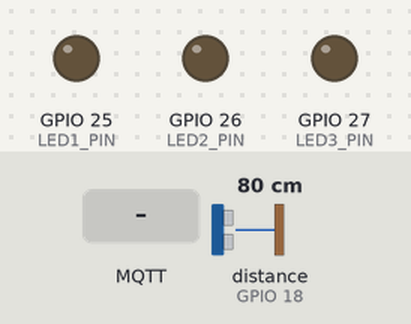
A program run on a simulated ESP32. Parts: output pins drawn as LEDs (lit = HIGH). The inputs (shaded band) are chosen by the test bench; at power-on: distance to the obstacle (sensor on GPIO 18) 80 cm. The echo pulse lasts 58.3 µs per cm; WiFi joins after 1.5 s; servers stay silent unless stated; random numbers use the default seed unless the program sets one; no MQTT or app messages arrive unless stated; what the program prints to the serial monitor is not drawn.

Above: at 2.7 s.
2.8 s: MQTT message "1" arrives on the first subscribed topic
At 3.3 s:
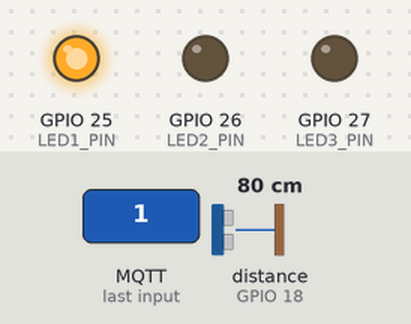
4.3 s: MQTT message "2" arrives on the first subscribed topic
At 5.5 s:
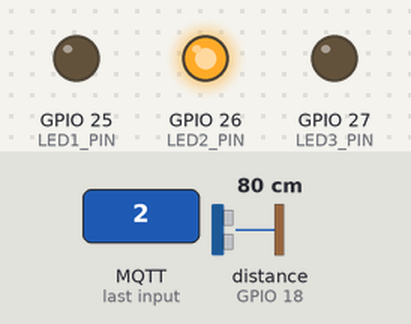
5.8 s: MQTT message "3" arrives on the first subscribed topic
At 6.8 s:
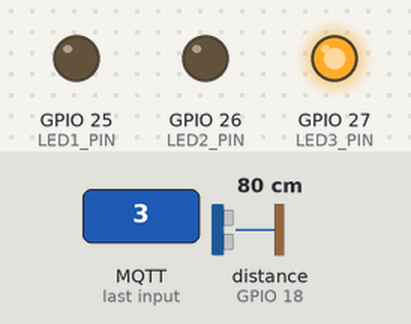
Timing chart, 0 to 8.8 s (numbered marks = the images above; inputs shaded):
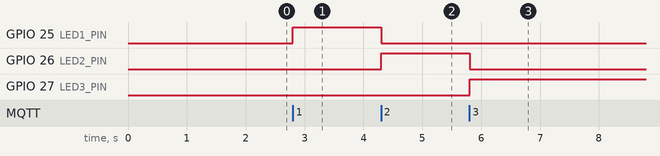

The program:

main.cpp
```cpp
/*
 * ESP32 MQTT Ultrasonic Sensor and LED Controller
 * Multi-file OOP structure.
 */

#include "UltrasonicSensor.h"
#include "LedController.h"
#include "MqttPublisher.h"
#include "MqttSubscriber.h"
#include "MqttManager.h"

// ---------------------------- Configuration ----------------------------
const char* WIFI_SSID = "HONORX7";
const char* WIFI_PASSWORD = "71767607";

const char* MQTT_BROKER = "broker.hivemq.com";
const int   MQTT_PORT = 1883;
const char* MQTT_USERNAME = "";
const char* MQTT_PASSWORD = "";

const char* TOPIC_DISTANCE = "home/garden/UCBBOL/IotEC3Mqttdistance";
const char* TOPIC_LED_CMD   = "home/garden/UCBBOL/IotEC3Mqttactuator";

#define TRIG_PIN   5
#define ECHO_PIN   18
#define MAX_DIST   400

#define LED1_PIN   25
#define LED2_PIN   26
#define LED3_PIN   27


UltrasonicSensor ultrasonic(TRIG_PIN, ECHO_PIN, MAX_DIST);
LedController leds(LED1_PIN, LED2_PIN, LED3_PIN);
MqttManager mqttManager(MQTT_BROKER, MQTT_PORT, MQTT_USERNAME, MQTT_PASSWORD);

MqttPublisher* publisher = nullptr;
MqttSubscriber* subscriber = nullptr;

unsigned long lastPublishTime = 0;
const unsigned long PUBLISH_INTERVAL = 2000;


void setup() {
    Serial.begin(115200);

    mqttManager.connectWiFi(WIFI_SSID, WIFI_PASSWORD);
    if (mqttManager.connectMqtt()) {
        publisher = new MqttPublisher(mqttManager.getClient());
        subscriber = new MqttSubscriber(mqttManager.getClient(), leds);
        subscriber->begin(TOPIC_LED_CMD);
    }

    Serial.println("System initialized. Publishing distance to " + String(TOPIC_DISTANCE));
}

void loop() {
    mqttManager.loop();

    unsigned long now = millis();
    if (now - lastPublishTime >= PUBLISH_INTERVAL) {
        lastPublishTime = now;

        unsigned int distance = ultrasonic.getDistanceCm();
        if (distance > 0) {
            Serial.print("Distance: ");
            Serial.print(distance);
            Serial.println(" cm");
            if (publisher) {
                publisher->publishInt(TOPIC_DISTANCE, distance);
            }
        } else {
            Serial.println("Ultrasonic sensor out of range or error.");
        }
    }
}
```

LedController.cpp
```cpp
#include "LedController.h"

LedController::LedController(uint8_t pin1, uint8_t pin2, uint8_t pin3) {
    ledPins[0] = pin1;
    ledPins[1] = pin2;
    ledPins[2] = pin3;

    for (int i = 0; i < 3; i++) {
        pinMode(ledPins[i], OUTPUT);
        digitalWrite(ledPins[i], LOW);
    }
}

void LedController::allOff() {
    for (int i = 0; i < 3; i++) {
        digitalWrite(ledPins[i], LOW);
    }
}

void LedController::handleCommand(const String& command) {
    allOff();

    if (command == "1") {
        digitalWrite(ledPins[0], HIGH);
        Serial.println("LED 1 ON");
    }
    else if (command == "2") {
        digitalWrite(ledPins[1], HIGH);
        Serial.println("LED 2 ON");
    }
    else if (command == "3") {
        digitalWrite(ledPins[2], HIGH);
        Serial.println("LED 3 ON");
    }
    else {
        Serial.println("All LEDs OFF");
    }
}
```

LedController.h
```cpp
#ifndef LED_CONTROLLER_H
#define LED_CONTROLLER_H

#include <Arduino.h>

class LedController {
private:
    uint8_t ledPins[3];

public:
    LedController(uint8_t pin1, uint8_t pin2, uint8_t pin3);
    void allOff();
    void handleCommand(const String& command);
};

#endif
```

MqttManager.cpp
```cpp
#include "MqttManager.h"

MqttManager::MqttManager(const char* mqttBroker, int mqttPort, const char* mqttUser, const char* mqttPass)
    : mqttClient(wifiClient), broker(mqttBroker), port(mqttPort),
      username(mqttUser), password(mqttPass) {
    clientId = "ESP32Client-" + String(random(0xffff), HEX);
}

void MqttManager::connectWiFi(const char* ssid, const char* pass) {
    Serial.print("Connecting to WiFi ");
    Serial.println(ssid);
    WiFi.begin(ssid, pass);
    while (WiFi.status() != WL_CONNECTED) {
        delay(500);
        Serial.print(".");
    }
    Serial.println("\nWiFi connected. IP address: " + WiFi.localIP().toString());
}

bool MqttManager::connectMqtt() {
    mqttClient.setServer(broker, port);
    Serial.print("Connecting to MQTT broker ");
    Serial.print(broker);
    Serial.print(":");
    Serial.print(port);
    Serial.print(" ... ");

    if (mqttClient.connect(clientId.c_str(), username, password)) {
        Serial.println("connected.");
        return true;
    } else {
        Serial.print("failed, rc=");
        Serial.println(mqttClient.state());
        return false;
    }
}

void MqttManager::loop() {
    if (!mqttClient.connected()) {
        reconnect();
    }
    mqttClient.loop();
}

void MqttManager::reconnect() {
    while (!mqttClient.connected()) {
        Serial.print("Attempting MQTT reconnection...");
        if (mqttClient.connect(clientId.c_str(), username, password)) {
            Serial.println("connected");
        } else {
            Serial.print("failed, rc=");
            Serial.print(mqttClient.state());
            Serial.println(". Retrying in 5 seconds.");
            delay(5000);
        }
    }
}

PubSubClient& MqttManager::getClient() {
    return mqttClient;
}
```

MqttManager.h
```cpp
#ifndef MQTT_MANAGER_H
#define MQTT_MANAGER_H

#include <WiFi.h>
#include <PubSubClient.h>

class MqttManager {
private:
    WiFiClient wifiClient;
    PubSubClient mqttClient;
    const char* broker;
    int port;
    const char* username;
    const char* password;
    String clientId;

    void reconnect();

public:
    MqttManager(const char* mqttBroker, int mqttPort, const char* mqttUser, const char* mqttPass);
    void connectWiFi(const char* ssid, const char* pass);
    bool connectMqtt();
    void loop();
    PubSubClient& getClient();
};

#endif
```

MqttPublisher.cpp
```cpp
#include "MqttPublisher.h"

MqttPublisher::MqttPublisher(PubSubClient& mqttClient) : client(mqttClient) {}

bool MqttPublisher::publish(const char* topic, const char* payload) {
    return client.publish(topic, payload);
}

bool MqttPublisher::publishInt(const char* topic, int value) {
    char buffer[16];
    snprintf(buffer, sizeof(buffer), "%d", value);
    return publish(topic, buffer);
}
```

MqttPublisher.h
```cpp
#ifndef MQTT_PUBLISHER_H
#define MQTT_PUBLISHER_H

#include <PubSubClient.h>

class MqttPublisher {
private:
    PubSubClient& client;

public:
    MqttPublisher(PubSubClient& mqttClient);
    bool publish(const char* topic, const char* payload);
    bool publishInt(const char* topic, int value);
};

#endif
```

MqttSubscriber.cpp
```cpp
#include "MqttSubscriber.h"

MqttSubscriber::MqttSubscriber(PubSubClient& mqttClient, LedController& ledController)
    : client(mqttClient), leds(ledController) {}

void MqttSubscriber::begin(const char* topic) {
    client.setCallback([this](char* topic, byte* payload, unsigned int length) {
        this->callback(topic, payload, length);
    });
    subscribe(topic);
}

bool MqttSubscriber::subscribe(const char* topic) {
    return client.subscribe(topic);
}

void MqttSubscriber::callback(char* topic, byte* payload, unsigned int length) {
    Serial.print("Message received on topic: ");
    Serial.println(topic);

    String message;
    for (unsigned int i = 0; i < length; i++) {
        message += (char)payload[i];
    }
    Serial.print("Payload: ");
    Serial.println(message);

    leds.handleCommand(message);
}
```

MqttSubscriber.h
```cpp
#ifndef MQTT_SUBSCRIBER_H
#define MQTT_SUBSCRIBER_H

#include <PubSubClient.h>
#include "LedController.h"

class MqttSubscriber {
private:
    PubSubClient& client;
    LedController& leds;

    void callback(char* topic, byte* payload, unsigned int length);

public:
    MqttSubscriber(PubSubClient& mqttClient, LedController& ledController);
    void begin(const char* topic);
    bool subscribe(const char* topic);
};

#endif
```

UltrasonicSensor.cpp
```cpp
#include "UltrasonicSensor.h"

UltrasonicSensor::UltrasonicSensor(uint8_t trigPin, uint8_t echoPin, unsigned int maxDist)
    : sonar(trigPin, echoPin, maxDist) {}

unsigned int UltrasonicSensor::getDistanceCm() {
    return sonar.ping_cm();
}
```

UltrasonicSensor.h
```cpp
#ifndef ULTRASONIC_SENSOR_H
#define ULTRASONIC_SENSOR_H

#include <NewPing.h>

class UltrasonicSensor {
private:
    NewPing sonar;

public:
    UltrasonicSensor(uint8_t trigPin, uint8_t echoPin, unsigned int maxDist);
    unsigned int getDistanceCm();
};

#endif
```

Measured:
- after the input at 2.8 s, GPIO 25 (LED1_PIN): LOW → HIGH at once
- after the input at 4.3 s, GPIO 25 (LED1_PIN): HIGH → LOW at once; GPIO 26 (LED2_PIN): LOW → HIGH at once
- after the input at 5.8 s, GPIO 26 (LED2_PIN): HIGH → LOW at once; GPIO 27 (LED3_PIN): LOW → HIGH at once
